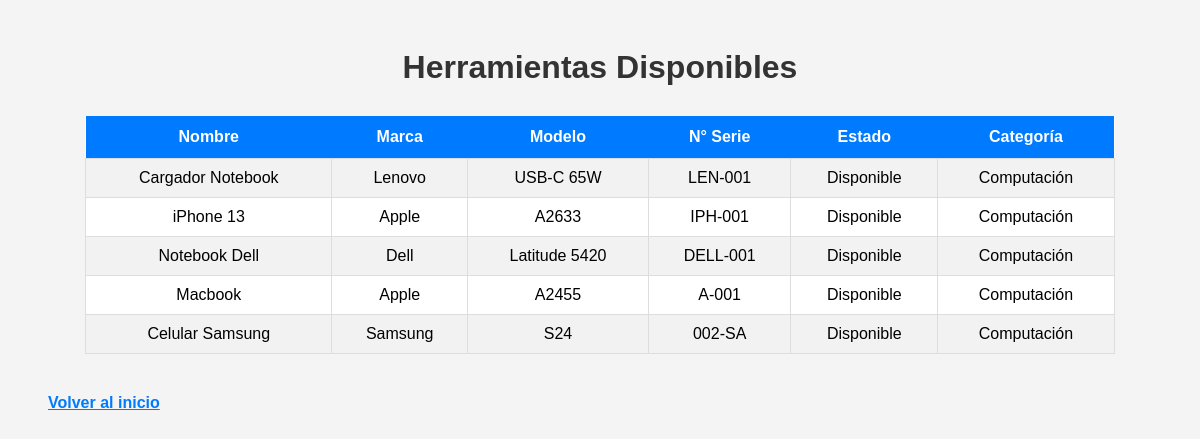
The page /herramientas-disponibles/ (signed in) on the database its author committed.
### gestion/models.py (models this page shows, shortened)
class Herramienta(models.Model):
    ESTADOS_HERRAMIENTA = [
        ('Disponible', 'Disponible'),
        ('Prestado', 'Prestado'),
        ('En mantención', 'En mantención'),
    ]
    id_herramienta = models.AutoField(primary_key=True)
    nombre = models.CharField(max_length=50)
    marca = models.CharField(max_length=30)
    modelo = models.CharField(max_length=30)
    numero_serie = models.CharField(max_length=50, unique=True)
    estado = models.CharField(max_length=20, choices=ESTADOS_HERRAMIENTA)
    id_categoria = models.ForeignKey(Categoria, on_delete=models.PROTECT, db_column='id_categoria')
    class Meta:
        db_table = 'herramientas'

class Categoria(models.Model):
    id_categoria = models.AutoField(primary_key=True)
    nombre_categoria = models.CharField(max_length=30, unique=True)
    descripcion = models.CharField(max_length=100, blank=True, null=True)
    class Meta:
        db_table = 'categorias'
    def __str__(self):
        return self.nombre_categoria

### gestion/views.py (the view)
# urls.py: path('herramientas-disponibles/', views.herramientas_disponibles, name='herramientas_disponibles'),
@login_required
def herramientas_disponibles(request):
    herramientas = Herramienta.objects.filter(estado='Disponible')
    return render(request, 'gestion/herramientas_disponibles.html', {'herramientas': herramientas})

### gestion/templates/gestion/herramientas_disponibles.html (shortened to what this page needs)
<!DOCTYPE html>
<html lang="es">
<head>
    {% load static %}
    <link rel="stylesheet" href="{% static 'gestion/styles.css' %}">
</head>
<body>
    <h1>Herramientas Disponibles</h1>
    <table>
        <tr>
            <th>Nombre</th>
            <th>Marca</th>
            <th>Modelo</th>
            <th>N° Serie</th>
            <th>Estado</th>
            <th>Categoría</th>
        </tr>
        {% for herramienta in herramientas %}
        <tr>
            <td>{{ herramienta.nombre }}</td>
            <td>{{ herramienta.marca }}</td>
            <td>{{ herramienta.modelo }}</td>
            <td>{{ herramienta.numero_serie }}</td>
            <td>{{ herramienta.estado }}</td>
            <td>{{ herramienta.id_categoria }}</td>
        </tr>
        {% endfor %}
    </table>
    <a href="{% url 'inicio' %}">Volver al inicio</a>
</body>
</html>

### gestion/static/gestion/styles.css (style rules this page uses)
body { font-family: Arial, sans-serif; background-color: #f4f4f4; padding: 20px; }
h1 { text-align: center; color: #333; margin-bottom: 30px; }
table { width: 90%; margin: 20px auto; border-collapse: collapse; background-color: white; }
th { background-color: #007BFF; color: white; padding: 12px; }
td { padding: 10px; border: 1px solid #ddd; text-align: center; }
tr:nth-child(even) { background-color: #f2f2f2; }
a { display: inline-block; margin: 20px; color: #007BFF; font-weight: bold; }

### rows shown on the page
Herramienta: nombre "Cargador Notebook", marca "Lenovo", modelo "USB-C 65W", numero_serie "LEN-001", estado "Disponible", id_categoria "Computación"
Herramienta: nombre "iPhone 13", marca "Apple", modelo "A2633", numero_serie "IPH-001", estado "Disponible", id_categoria "Computación"
Herramienta: nombre "Notebook Dell", marca "Dell", modelo "Latitude 5420", numero_serie "DELL-001", estado "Disponible", id_categoria "Computación"
Herramienta: nombre "Macbook", marca "Apple", modelo "A2455", numero_serie "A-001", estado "Disponible", id_categoria "Computación"
Herramienta: nombre "Celular Samsung", marca "Samsung", modelo "S24", numero_serie "002-SA", estado "Disponible", id_categoria "Computación"
